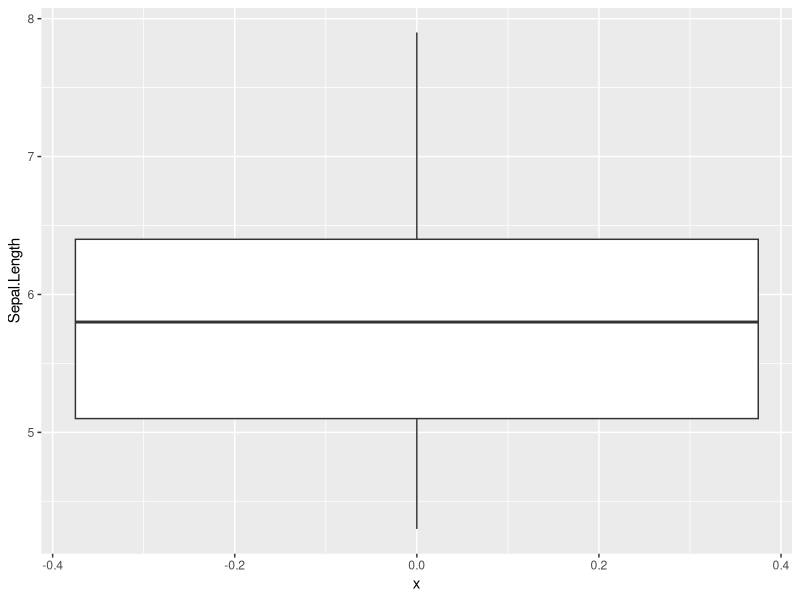
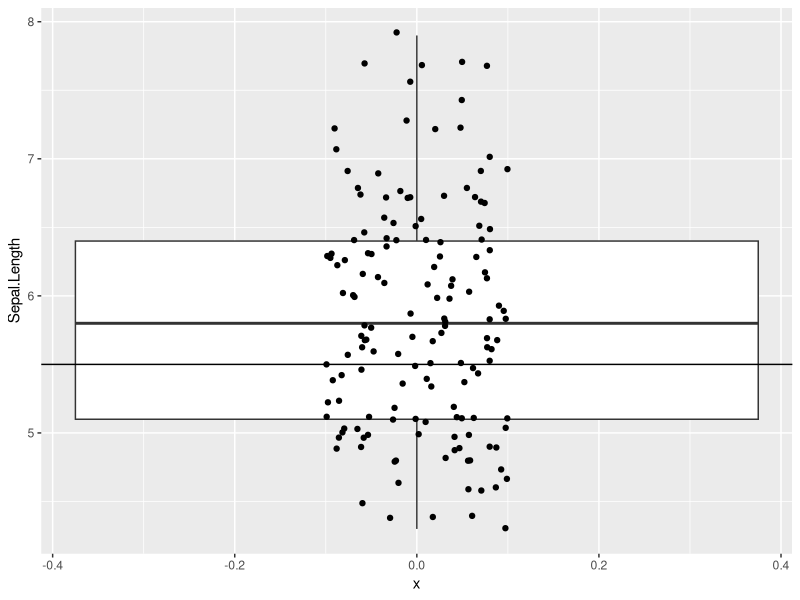
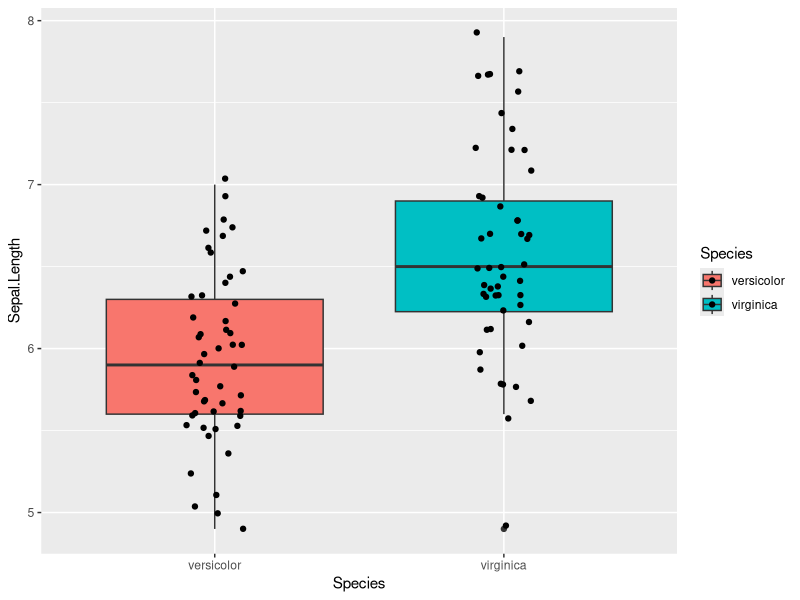
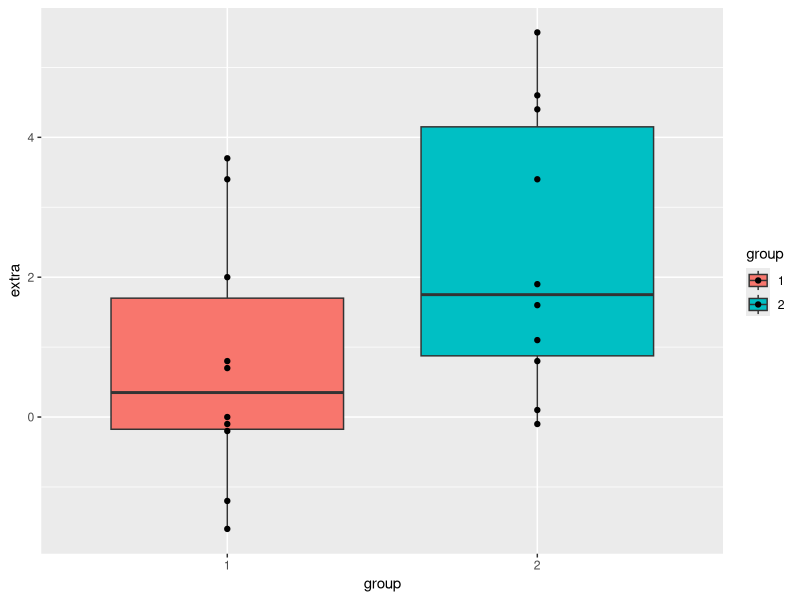
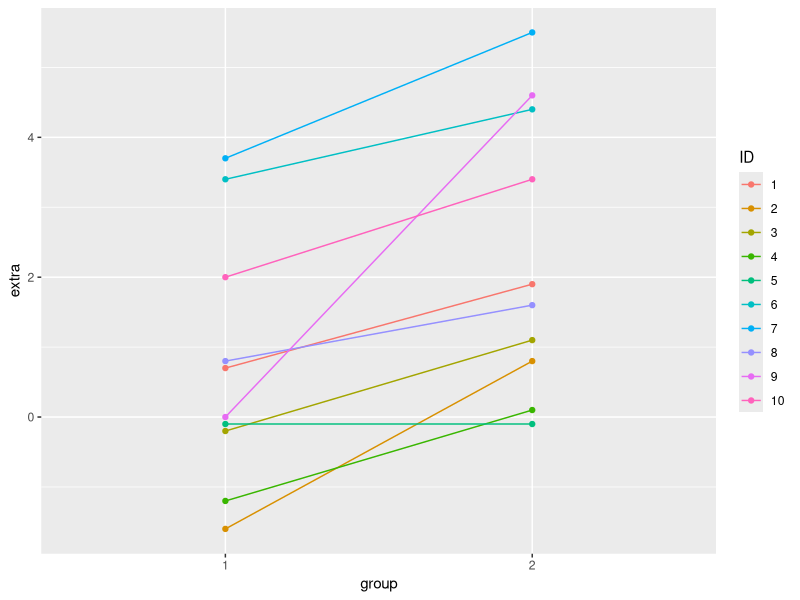
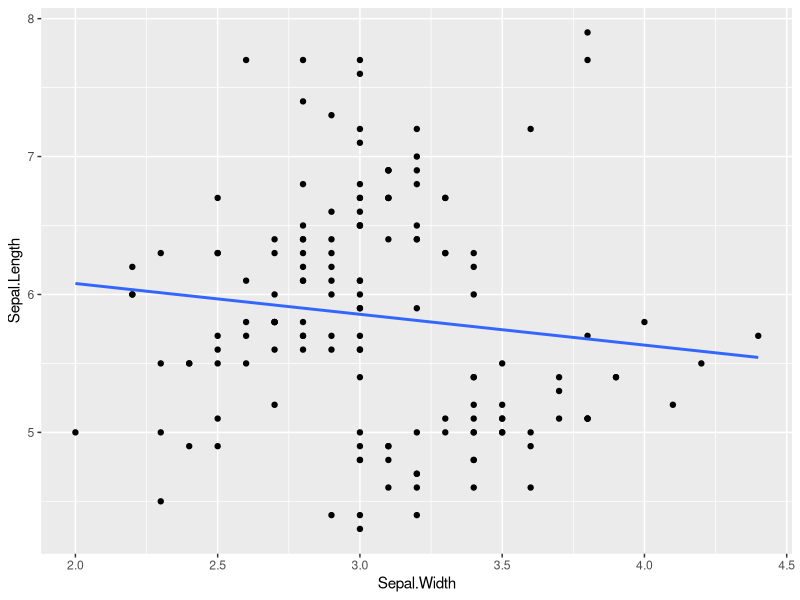

Generate these figures, in order, with R:
## ---- chunk 1
# load libraries
library(tidyverse)
library(viridis)
library(broom)
## ---- chunk 2
ggplot(iris, aes(x =0 , y=Sepal.Length)) +
  geom_boxplot()
## ---- chunk 3
iris$Sepal.Length

### significant result
t.test(iris$Sepal.Length, mu = 10)

### non-significant result
t.test(iris$Sepal.Length, mu = 5.8)
## ---- chunk 4
ggplot(iris, aes(x =0 , y=Sepal.Length)) +
  geom_boxplot() +
  geom_jitter(width = 0.1) +
  geom_hline(yintercept = 5.5 ) #, color='red', linewidth = 2, linetype = 'dashed')
## ---- chunk 5
t.test(iris$Sepal.Length, mu = 5)

# tidy()
# Gets the result of the test
t.test(iris$Sepal.Length, mu = 5) %>% tidy()

# glance()
# Gets the model parameters; frequently some of the columns will be the same as
# the ones you get with tidy(). With t.test() tidy() and glance() actually 
# return exactly the same results.
t.test(iris$Sepal.Length, mu = 5) %>% glance()
## ---- chunk 6
# How to pipe into t.test
iris %>% 
# filter out one species, because we can only test two groups
  filter(Species != 'setosa') %>%
# Syntax is numeric variable ~ grouping variable
# Need to use . when piping; this tells t.test() that the table is being piped in
  t.test(Sepal.Length ~ Species, data = .)

### with tidy()
iris %>% 
  filter(Species != 'setosa') %>%
  t.test(Sepal.Length ~ Species, data = .) %>%
  tidy()
## ---- chunk 7
iris %>% 
  filter(Species != 'setosa') %>% 
ggplot(aes(x = Species , y=Sepal.Length, fill = Species)) +
  geom_boxplot() +
  geom_jitter(width = 0.1)
## ---- chunk 8
vector_1 <- iris %>% 
  filter(Species=="versicolor") %>% 
  select(Sepal.Length)

vector_2 <- iris %>% 
  filter(Species=="virginica") %>% 
  select(Sepal.Length)

vector_1
vector_2
## ---- chunk 9
t.test(vector_1, vector_2)
## ---- chunk 10
# iris$Sepal.Length

# iris$Species == "versicolor"

# iris[iris$Species=="versicolor",]

iris[iris$Species=="versicolor",]$Sepal.Length

iris[iris$Species=="virginica",]$Sepal.Length
## ---- chunk 11
vector_1 <-  iris[iris$Species=="versicolor",]$Sepal.Length

vector_2 <-  iris[iris$Species=="virginica",]$Sepal.Length

vector_1

vector_2


t.test(vector_1, vector_2)
## ---- chunk 12
sleep %>% 
  ggplot(aes(x = group, y = extra, fill=group)) +
  geom_boxplot() +
  geom_point() #+
  #geom_line(aes(group = ID))

sleep %>% 
  ggplot(aes(x = group, y = extra, colour = ID)) +
  geom_point() +
  geom_line(aes(group = ID))
## ---- chunk 13
## Paired t-test
## The sleep data is actually paired, so could have been in wide format:
sleep_wide <- pivot_wider(sleep, names_from = group, values_from = "extra") #%>% 

sleep_wide <- sleep_wide %>% 
  rename(time_1 = "1",
         time_2 = "2")
## ---- chunk 14
# on long data()
t.test(data = sleep, extra ~ group)

# wide data
t.test(sleep_wide$time_1, sleep_wide$time_2)
## ---- chunk 15
# wide data
t.test(sleep_wide$time_1, sleep_wide$time_2, paired = TRUE)
## ---- chunk 16
# wide data
t.test(Pair(time_1,time_2) ~ 1, data=sleep_wide)
## ---- chunk 17
mtcars
## ---- chunk 18
chisq.test(mtcars$carb, mtcars$cyl)
## ---- chunk 19
chisq.test(mtcars$carb, mtcars$cyl) %>% tidy() 

chisq.test(mtcars$carb, mtcars$cyl) %>% glance()

chisq.test(mtcars$carb, mtcars$cyl) %>% augment()
## ---- chunk 20
chickwts
chickwts %>% distinct(feed)
## ---- chunk 21
aov(weight ~ feed, data = chickwts)

aov(weight ~ feed, data = chickwts) %>% summary()
## ---- chunk 22
aov(weight ~ feed, data = chickwts) %>% tidy()

aov(weight ~ feed, data = chickwts) %>% glance()

aov(weight ~ feed, data = chickwts) %>% augment()
## ---- chunk 23
aov(weight ~ feed, data = chickwts) %>% summary()
print('---')
aov(weight ~ feed, data = chickwts) %>% TukeyHSD()
## ---- chunk 24
aov(weight ~ feed, data = chickwts) %>% TukeyHSD() %>% tidy()

# aov(weight ~ feed, data = chickwts) %>% TukeyHSD() %>% glance()

# aov(weight ~ feed, data = chickwts) %>% TukeyHSD() %>% augment()
## ---- chunk 25
ggplot(iris, aes(x = Sepal.Width, y = Sepal.Length)) +
  geom_point() +
  geom_smooth(method = 'lm', se = F)
## ---- chunk 26
### y ~ x
lm(Sepal.Length ~ Sepal.Width, data = iris) %>% summary()

lm(Sepal.Width ~ Sepal.Length, data = iris) %>% summary()
## ---- chunk 27
lm(Sepal.Length ~ Sepal.Width, data = iris) %>% tidy()

lm(Sepal.Length ~ Sepal.Width, data = iris) %>% glance()

lm(Sepal.Length ~ Sepal.Width, data = iris) %>% augment(iris)
